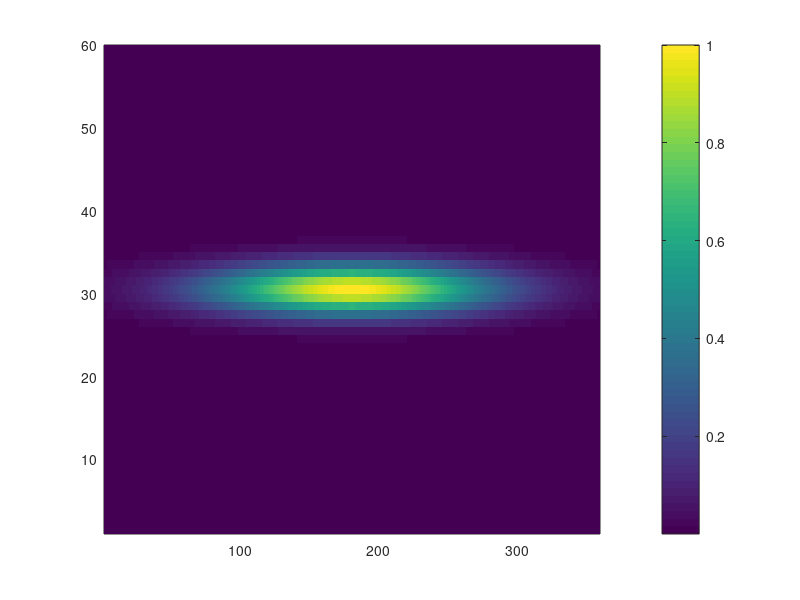

Here is the MATLAB script that generated this plot:
 %% Routine to generate perturbation to look at geostrophic response
 
 %% perturb  
   
   xcontinue = 5
   
   nlongs = 360;
   nlevs = 60;
%% SET LOCATION OF PERTURBATION

     i = 180;
     k = 30;
%% SET SCALE OF PERTURBATION
 
     x_scale = (100)^2;  % * dx (1.5km) for meters if C = f this is the scale length
     z_scale = (3)^2    % * dz (~250) for meters
     H = 9

%% GENERATE PERTURBATION
     for x = 1: nlongs
       for z = 1: nlevs
         temp1 = (i - x) * (i - x);
         temp2 = (k - z) * (k - z);
         pert(z,x) = 1 * exp(- (temp1/x_scale) - (temp2/z_scale)  );
       end 
     end
     
%% PLOT PERTURBATION

 pcolor(pert), shading flat, colorbar
     
